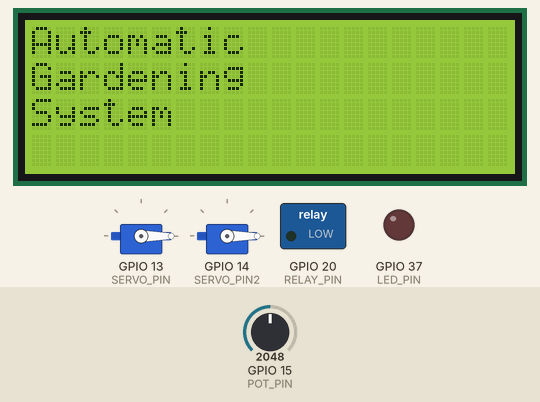
Bench run of a sketch on a simulated ESP32-S3. Parts: 20×4 character LCD, 2 × servo, switched loads named in the sketch (green lamp = pin HIGH), output pins drawn as LEDs (lit = HIGH). Inputs (shaded band) come from the test bench; at power-on: GPIO 15 (POT_PIN) = 2048. WiFi joins after 1.5 s; servers stay silent unless stated; network time is answered at once with the bench clock; uploads are accepted with an empty reply; the local clock reads 2024-03-15 10:24:30 at power-on unless the sketch sets it; random numbers use the default seed unless the sketch sets one; what the sketch prints to the serial monitor is not drawn.

Above: at 3.9 s.
At 11.9 s:
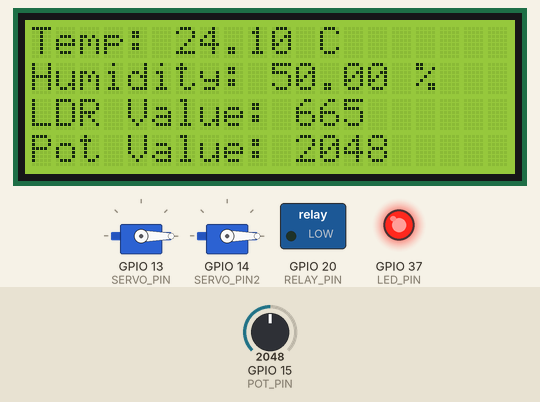
12.0 s: GPIO 15 (POT_PIN) set to 4034
At 13.5 s:
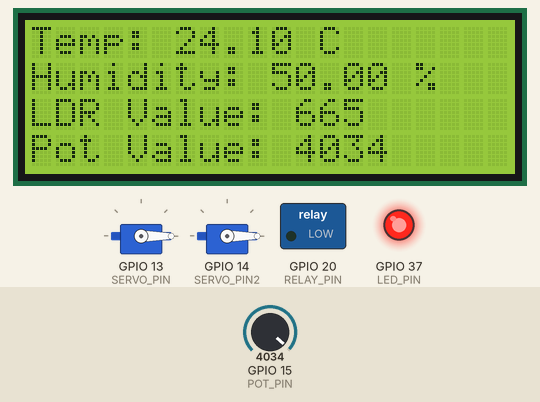
13.9 s: GPIO 15 (POT_PIN) set to 4091
At 16.8 s:
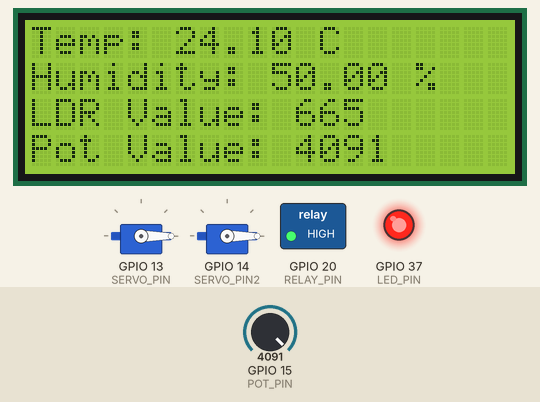
17.1 s: GPIO 15 (POT_PIN) set to 4095
At 61.4 s:
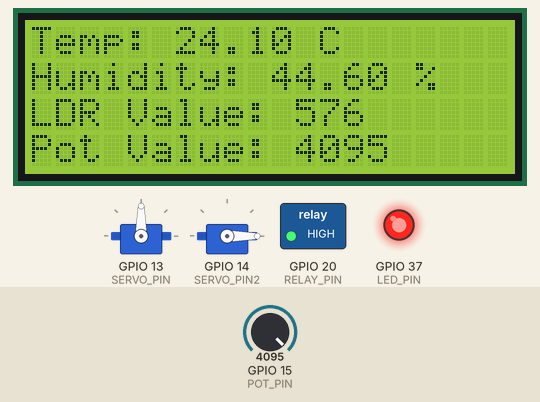
Timing chart, 0 to 62.9 s (numbered marks = the images above; inputs shaded):
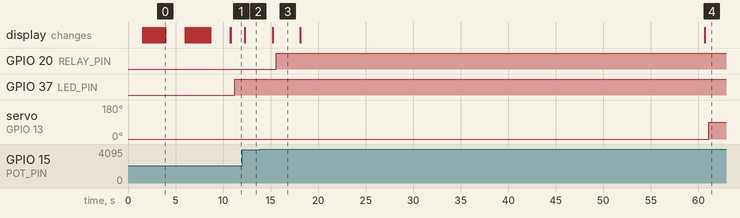

Measured:
- the behaviour switches between 4090 and 4091 on GPIO 15 (POT_PIN) (found by bisection; images 2 and 3)
- after the input at 12.0 s, the display: changes after 0.28 s (image 2)
- after the input at 13.9 s, GPIO 20 (RELAY_PIN): LOW → HIGH after 1.7 s; the display: changes after 1.3 s (image 3)
- what the display in image 0 shows lasts 2.1 s, from 3.9 s to 6.0 s

The sketch:

main.ino
```cpp
#include <Wire.h>
#include <LiquidCrystal_I2C.h>
#include <DHT.h>
#include <ESP32Servo.h>
#include <WiFi.h>
#include <NTPClient.h>
#include <WiFiUdp.h>
#include <TimeLib.h>
#include <HTTPClient.h> // Include the HTTPClient library
#include <ArduinoJson.h>

const char *serverAddress = "https://backend-ta-iot.vercel.app/add-data";

#define DHTPIN 19     // Pin where the DHT22 sensor is connected
#define DHTTYPE DHT22 // DHT22 sensor type

DHT dht(DHTPIN, DHTTYPE);

LiquidCrystal_I2C lcd(0x27, 20, 4); // I2C LCD address: 0x27, 20 characters, 4 lines

int LDR_PIN = 35;    // Pin where the LDR sensor is connected
int POT_PIN = 15;    // Pin where the potentiometer is connected
int LED_PIN = 37;    // Pin where the LED is connected
int RELAY_PIN = 20;  // Pin where the relay is connected
int SERVO_PIN = 13;  // Pin where the first servo is connected
int SERVO_PIN2 = 14; // Pin where the second servo is connected

float temperature;
float humidity;
int ldrValue;
int potValue;
bool servo1State, servo2State;

unsigned long previousMillis = 0;
const long interval = 60000; // 1 minute interval

Servo myservo;  // Create a servo object for the watering servo
Servo myservo2; // Create a servo object for the pesticide servo

// WiFi credentials
const char *ssid = "Wokwi-GUEST";
const char *password = "";
#define WIFI_CHANNEL 6

// Define NTP Client to get time
WiFiUDP ntpUDP;
NTPClient timeClient(ntpUDP, "pool.ntp.org", 7 * 3600); // GMT+7 for Indonesia

bool hasDispensedToday = false; // Flag to indicate if the pesticide has been dispensed today

void setup()
{
  Wire.begin(10, 8);
  Serial.begin(9600);
  dht.begin();
  lcd.init();
  lcd.backlight();

  pinMode(LDR_PIN, INPUT);
  pinMode(POT_PIN, INPUT);
  pinMode(LED_PIN, OUTPUT);
  pinMode(RELAY_PIN, OUTPUT);

  myservo.attach(SERVO_PIN);   // Attach the watering servo to the specified pin
  myservo2.attach(SERVO_PIN2); // Attach the pesticide servo to the specified pin
  myservo.write(0);            // Initialize the watering servo to 0 degrees
  myservo2.write(0);           // Initialize the pesticide servo to 0 degrees

  // Connect to Wi-Fi
  WiFi.begin(ssid, password, WIFI_CHANNEL);
  while (WiFi.status() != WL_CONNECTED)
  {
    delay(100);
    Serial.println("Connecting to WiFi...");
  }
  Serial.println("Connected to WiFi");

  // Initialize the time client
  timeClient.begin();

  // Initialize with random values
  updateRandomValues();

  // Display startup animation
  displayStartupAnimation();
}

void loop()
{
  unsigned long currentMillis = millis();

  // Check if 1 minute has passed
  if (currentMillis - previousMillis >= interval)
  {
    previousMillis = currentMillis;
    sendHumidity(humidity, temperature, ldrValue);
    updateRandomValues();
  }
  // Read the potentiometer value
  potValue = analogRead(POT_PIN);
  // Update the time
  timeClient.update();
  int currentHour = timeClient.getHours();
  int currentMinute = timeClient.getMinutes();

  // Display temperature and humidity on the LCD
  lcd.clear();
  lcd.setCursor(0, 0);
  lcd.print("Temp: ");
  lcd.print(temperature);
  lcd.print(" C");
  lcd.setCursor(0, 1);
  lcd.print("Humidity: ");
  lcd.print(humidity);
  lcd.print(" %");

  // Display LDR and potentiometer values on the LCD
  lcd.setCursor(0, 2);
  lcd.print("LDR Value: ");
  lcd.print(ldrValue);
  lcd.setCursor(0, 3);
  lcd.print("Pot Value: ");
  lcd.print(potValue);

  // Display LDR and potentiometer values on the Serial Monitor
  Serial.print("LDR Value: ");
  Serial.println(ldrValue);
  Serial.print("Pot Value: ");
  Serial.println(potValue);
  Serial.println(servo1State);

  bool servo1State = checkServo1();
  bool servo2State = checkServo2();

  // Update humidity value based on servo1State
  if (servo1State)
  {
    myservo.write(90);
  }
  else
  {
    // Control the watering servo based on the humidity value
    if (humidity < 50)
    {
      myservo.write(90); // Rotate the watering servo to 90 degrees to start watering
      updateServo1State(true);
    }
    else
    {
      myservo.write(0); // Rotate the watering servo back to 0 degrees to stop watering
    }
  }

  if (servo2State)
  {
    myservo2.write(90);
  }
  else
  {
    myservo2.write(0);
    // Control the pesticide servo based on the time
    if (currentHour == 4 && currentMinute == 0 && !hasDispensedToday)
    {                     // 4:00 AM
      myservo2.write(90);
      updateServo2State(true); // Rotate the pesticide servo to 90 degrees to spray pesticide
      delay(60000);       // Keep the servo in position for 1 minute (60000 ms)
      myservo2.write(0);
      updateServo2State(false); // Rotate the pesticide servo back to 0 degrees to stop spraying
      hasDispensedToday = true; // Set the flag to indicate that the pesticide has been dispensed today
    }
  }

  // Set the LED state based on the LDR value
  if (ldrValue > 500)
  {
    digitalWrite(LED_PIN, HIGH); // Turn on the LED if light is low
  }
  else
  {
    digitalWrite(LED_PIN, LOW); // Turn off the LED if light is sufficient
  }

  // Set the relay state based on the potentiometer value
  if (potValue > 4090)
  {
    digitalWrite(RELAY_PIN, HIGH); // Activate the relay if the potentiometer is more than halfway
  }
  else
  {
    digitalWrite(RELAY_PIN, LOW); // Deactivate the relay if the potentiometer is less than halfway
  }

  // Reset the flag at midnight
  if (currentHour == 0 && currentMinute == 0)
  {
    hasDispensedToday = false;
  }

  delay(1000); // Wait 1 second before updating the display again
}

void updateRandomValues()
{
  // Generate random temperature between 20°C and 30°C with slight variations
  temperature = 25 + random(-50, 51) / 10.0;

  // Generate random humidity between 40% and 60% with slight variations
  humidity = 50 + random(-100, 101) / 10.0;

  // Generate random LDR value between 300 and 700
  ldrValue = 500 + random(-200, 201);
}

void displayStartupAnimation()
{
  String message1 = "Automatic";
  String message2 = "Gardening";
  String message3 = "System";
  String message4 = "Ghariza";
  String message5 = "Arif";
  String message6 = "Daffa";
  String message7 = "Jefta";
  String message8 = "Ardhev";

  lcd.clear();
  lcd.setCursor(0, 0);
  for (int i = 0; i < message1.length(); i++)
  {
    lcd.print(message1.charAt(i));
    delay(100);
  }

  lcd.setCursor(0, 1);

  for (int i = 0; i < message2.length(); i++)
  {
    lcd.print(message2.charAt(i));
    delay(100);
  }

  lcd.setCursor(0, 2);

  for (int i = 0; i < message3.length(); i++)
  {
    lcd.print(message3.charAt(i));
    delay(100);
  }

  delay(2000);
  // Wait for 2 seconds before clearing the display
  lcd.clear();
  lcd.setCursor(0, 0);
  for (int i = 0; i < message4.length(); i++)
  {
    lcd.print(message4.charAt(i));
    delay(100);
  }

  lcd.setCursor(0, 1);

  for (int i = 0; i < message5.length(); i++)
  {
    lcd.print(message5.charAt(i));
    delay(100);
  }

  lcd.setCursor(0, 2);

  for (int i = 0; i < message6.length(); i++)
  {
    lcd.print(message6.charAt(i));
    delay(100);
  }

  lcd.setCursor(0, 3);

  for (int i = 0; i < message7.length(); i++)
  {
    lcd.print(message7.charAt(i));
    delay(100);
  }

  lcd.setCursor(14, 0);

  for (int i = 0; i < message8.length(); i++)
  {
    lcd.print(message8.charAt(i));
    delay(100);
  }
  delay(2000);
  // Wait for 2 seconds before clearing the display
  lcd.clear();
}

void sendHumidity(float humidity, float temp, float ldrValue)
{
  if (WiFi.status() == WL_CONNECTED)
  {
    String url = serverAddress;
    url += "?col=sawah2";
    url += "&humidity=";
    url += String(humidity);
    url += "&temp=";
    url += String(temp);
    url += "&ldr=";
    url += String(ldrValue);

    HTTPClient http;
    http.begin(url);

    int httpResponseCode = http.GET();
    if (httpResponseCode > 0)
    {
      String response = http.getString();
      Serial.println("HTTP Response code: " + String(httpResponseCode));
      Serial.println("Response: " + response);
    }
    else
    {
      Serial.println("Error sending HTTP request");
    }

    http.end();
  }
  else
  {
    Serial.println("WiFi not connected");
  }
}

bool checkServo1()
{
  HTTPClient http;

  // Your URL to fetch data
  String url = "https://uas-iot-25b4f-default-rtdb.firebaseio.com/.json";

  // Send GET request
  http.begin(url);           // Specify the URL
  int httpCode = http.GET(); // Make the request

  if (httpCode > 0)
  {                                    // Check for a successful response
    String payload = http.getString(); // Get the response payload

    // Parse JSON
    DynamicJsonDocument doc(1024);
    DeserializationError error = deserializeJson(doc, payload);

    // Check if parsing succeeds
    if (error)
    {
      Serial.print("deserializeJson() failed: ");
      Serial.println(error.c_str());
      return false; // Return false if JSON deserialization fails
    }

    // Extract servo1 state (assuming JSON structure {"servo1":false,"sensor":1201,...})
    bool servo1State = doc["servo3"];

    // Control servo myservo2 based on servo1 state
    if (servo1State)
    {
      // Return true if servo1State is true
      return true;
    }
    else
    {
      // Return false if servo1State is false
      return false;
    }
  }
  else
  {
    Serial.print("Error on HTTP request: ");
    Serial.println(http.errorToString(httpCode).c_str());
    return false; // Return false if HTTP request fails
  }

  http.end();   // Free resources
  return false; // Return false as a default case
}

bool checkServo2()
{
  HTTPClient http;

  // Your URL to fetch data
  String url = "https://uas-iot-25b4f-default-rtdb.firebaseio.com/.json";

  // Send GET request
  http.begin(url);           // Specify the URL
  int httpCode = http.GET(); // Make the request

  if (httpCode > 0)
  {                                    // Check for a successful response
    String payload = http.getString(); // Get the response payload

    // Parse JSON
    DynamicJsonDocument doc(1024);
    DeserializationError error = deserializeJson(doc, payload);

    // Check if parsing succeeds
    if (error)
    {
      Serial.print("deserializeJson() failed: ");
      Serial.println(error.c_str());
      return false; // Return false if JSON deserialization fails
    }

    // Extract servo1 state (assuming JSON structure {"servo1":false,"sensor":1201,...})
    bool servo1State = doc["servo4"];

    // Control servo myservo2 based on servo1 state
    if (servo1State)
    {
      // Return true if servo1State is true
      return true;
    }
    else
    {
      // Return false if servo1State is false
      return false;
    }
  }
  else
  {
    Serial.print("Error on HTTP request: ");
    Serial.println(http.errorToString(httpCode).c_str());
    return false; // Return false if HTTP request fails
  }

  http.end();   // Free resources
  return false; // Return false as a default case
}

void updateServo1State(bool state)
{
  if (WiFi.status() == WL_CONNECTED)
  {
    HTTPClient http;
    String url = "https://uas-iot-25b4f-default-rtdb.firebaseio.comp/servo3.json";

    // Prepare the JSON payload
    String payload = state ? "true" : "false";

    // Specify the URL and payload for the PUT request
    http.begin(url);
    http.addHeader("Content-Type", "application/json");

    // Send the PUT request
    int httpResponseCode = http.PUT(payload);

    // Check the HTTP response code
    if (httpResponseCode > 0)
    {
      Serial.print("HTTP Response code: ");
      Serial.println(httpResponseCode);
      String response = http.getString();
      Serial.println("Response: " + response);
    }
    else
    {
      Serial.print("Error on HTTP request: ");
      Serial.println(http.errorToString(httpResponseCode).c_str());
    }

    http.end(); // Free resources
  }
  else
  {
    Serial.println("WiFi not connected");
  }
}

void updateServo2State(bool state)
{
  if (WiFi.status() == WL_CONNECTED)
  {
    HTTPClient http;
    String url = "https://coba-e6c01-default-rtdb.asia-southeast1.firebasedatabase.app/servo4.json";

    // Prepare the JSON payload
    String payload = state ? "true" : "false";

    // Specify the URL and payload for the PUT request
    http.begin(url);
    http.addHeader("Content-Type", "application/json");

    // Send the PUT request
    int httpResponseCode = http.PUT(payload);

    // Check the HTTP response code
    if (httpResponseCode > 0)
    {
      Serial.print("HTTP Response code: ");
      Serial.println(httpResponseCode);
      String response = http.getString();
      Serial.println("Response: " + response);
    }
    else
    {
      Serial.print("Error on HTTP request: ");
      Serial.println(http.errorToString(httpResponseCode).c_str());
    }

    http.end(); // Free resources
  }
  else
  {
    Serial.println("WiFi not connected");
  }
}
```
